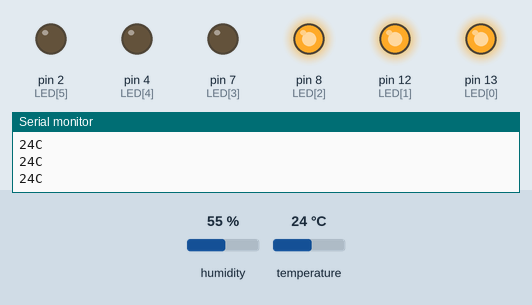
Simulated run of this sketch. Board: Arduino Uno, built with avr-gcc and run on an emulated ATmega328P. Shown: output pins drawn as LEDs (lit = HIGH), the last lines printed to the serial monitor. The test bench sets the inputs (shaded band); at power-on: temperature 24 °C, humidity 55 %.

Above: at 4.8 s.
4.9 s: temperature set to 22 °C
8.9 s: temperature set to 19 °C
At 11.1 s:
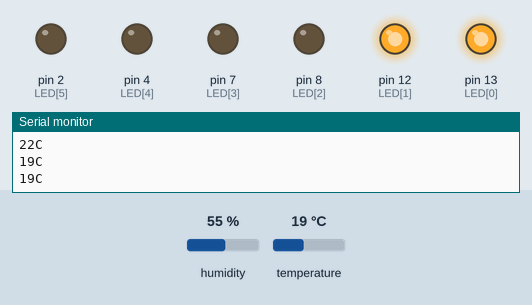
12.9 s: temperature set to 33 °C
At 13.4 s:
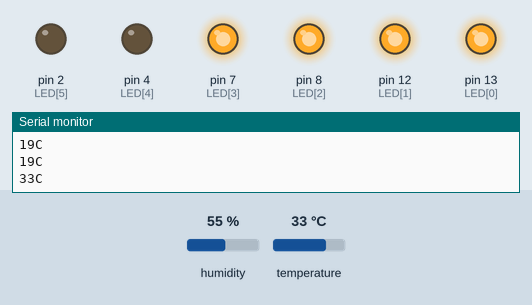
16.9 s: temperature set to 39 °C
20.9 s: temperature set to 42 °C
At 22.6 s:
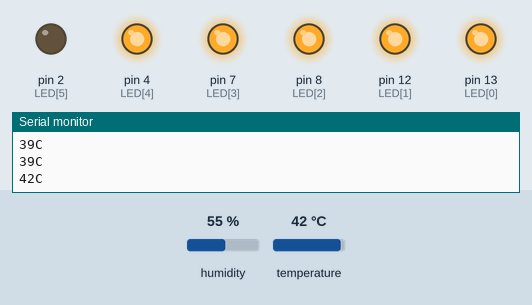
24.9 s: temperature set to 12 °C
At 26.1 s:
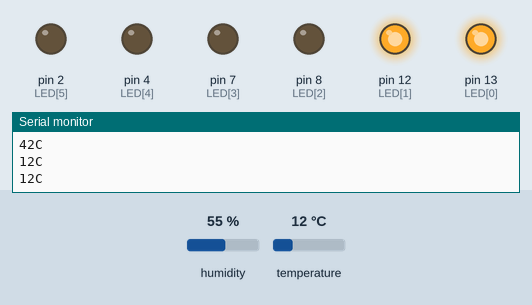
Timing chart, 0 to 27.9 s (numbered marks = the images above; inputs shaded):
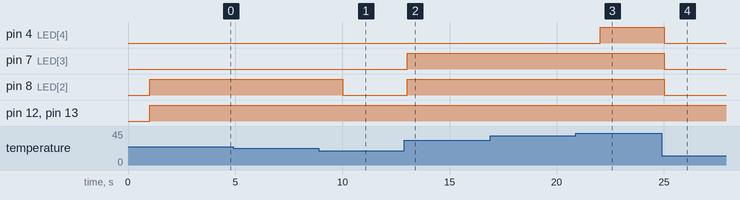

Measured:
- the behaviour switches between 21 and 20 °C on temperature (found by bisection; images 0 and 1)
- the behaviour switches between 40 and 41 °C on temperature (found by bisection; images 2 and 3)
- after the input at 8.9 s, pin 8 (LED[2]): HIGH → LOW after 1.1 s
- after the input at 12.9 s, pin 7 (LED[3]), pin 8 (LED[2]): LOW → HIGH after 0.12 s
- after the input at 20.9 s, pin 4 (LED[4]): LOW → HIGH after 1.1 s
- after the input at 24.9 s, pin 4 (LED[4]), pin 7 (LED[3]), pin 8 (LED[2]): HIGH → LOW after 0.12 s

The sketch:

main.ino
```cpp
// (C) Erik Lindstrand, Konstantinos Rokanas, Michal Spano, group: 5 (2024)
// Work package 5
// Exercise 2
// Submission code: HN1DS1

// Includes section
#include "DHT.h"

// Macros section
#define f_BAUD     9600  // Frequency of the serial port
#define DHTPIN     6     // Digital pin of the Temp&Humid sensor
#define LED_COUNT  6     // Number of LEDs in this exercise (5 default, +1
                         // extra)
#define T_INTERVAL 1000  // Reading delay (ms)

#define LED_LOWER_BOUND -1           // The reading is too low  (< min_val)
#define LED_UPPER_BOUND LED_COUNT -1 // The reading is too high (> max_val)

// Function prototypes
int8_t t_map(const int t); // Map temperature value to an ordinal of LED

// Instantiate a DHT instance (for temperature and humidity sensor)
DHT dht(DHTPIN, DHT11);

// Global time buffer, coupled with `millis()`
unsigned long t_buff = 0;

// Global state of the LEDs
uint8_t led_state = 0;

// Digital pins of the LEDs in use
const uint8_t LED[] = { 13, 12, 8, 7, 4, 2 };

/* ==================== Sensor Ranges ==================== */
// Herein, the developer (or user) of the system can specify the
// individual intervals of the temperature readings for the LEDs.
//
// Note: the ranges are inclusive from both sides. The second ranges
// in the `else` block are merely used for testing (with some realistic
// temperature values) and for the presentation. Replace 1 by 0 to use
// these intervals instead.

#if 1
const uint8_t LED1_MIN =  0, // <- Start editing ranges here...
              LED1_MAX = 10,
              LED2_MIN = 11,
			        LED2_MAX = 20,
              LED3_MIN = 21,
			        LED3_MAX = 30,
              LED4_MIN = 31,
              LED4_MAX = 40,
              LED5_MIN = 41,
              LED5_MAX = 50;
#else
const uint8_t LED1_MIN = 22,
              LED1_MAX = 22,
              LED2_MIN = 23,
			        LED2_MAX = 23,
              LED3_MIN = 24,
			        LED3_MAX = 24,
              LED4_MIN = 25,
              LED4_MAX = 25,
              LED5_MIN = 26,
              LED5_MAX = 27;
#endif

/* ==================== Sensor Ranges ==================== */

/**
 * Initialize all components required by the program.
 */
void setup() {
  Serial.begin(f_BAUD); // Serial monitor
  dht.begin();          // Begin DHT sensor

  // Initialize all LEDs
  for (uint8_t i = 0; i < LED_COUNT; i++) {
    pinMode(LED[i], OUTPUT); // Set the mode to `OUTPUT` of each LED
  }
}

/**
 * This function is run continually while the board is turned on. Perform the
 * purpose of the program.
 */
void loop() {
  // Read the current time since the execution of the program elapsed
  unsigned long current_time = millis();

  // Detect if the time interval has passed and proceed with the reading
  if (current_time >= t_buff + T_INTERVAL) {
    t_buff = current_time; // Update the time buffer
    int temperature = dht.readTemperature(); // Read temp value in Celsius

    // Print the value of the temperature (used namely for testing and presentation
    // purposes). This can be disabled by changing 1 to 0.
#if 1
    Serial.print(temperature); Serial.println("C");
#endif

    // Check if any changes are to be carried out with the LEDs; if so, alter the state
    // of the LEDs of the program.
    LED_routine(temperature);
  }
}

/* LED subroutine to change the state of the LEDs */
void LED_routine(const int temp) {
  int8_t led_idx = t_map(temp); // Assign the ordinal that the temp corresponds to

  // Detect a change in the number of LEDs to be on or off. This ensures that writings
  // to the LEDs are not carried out exhaustively and that resources are properly managed.
  if (led_state != led_idx) {

    // Detect if the current reading crossed any of the interval bounds,
    // if so, turn on the red LED. Otherwise, turn it off.
    led_idx == LED_LOWER_BOUND || led_idx == LED_UPPER_BOUND
      ? digitalWrite(LED[LED_COUNT - 1], HIGH)
      : digitalWrite(LED[LED_COUNT - 1], LOW);

    // Some LEDs are to be dimmed (i.e., turned off)
    if (led_state > led_idx) {
      // Take the difference of led_state and led_idx that determines
      // how many LEDs are to be dimmed. Iterate that many times.
      for (uint8_t i = 0; i < led_state - led_idx; i++) {
        uint8_t idx = led_state - i; // Index of the current LED to dim

        // Note: this is a corner case. When led_state is 5 and led_idx is
        // -1, this loop would mistakenly dim the red LED, even though that
        // should not happen, hence the following:
        if (idx == LED_UPPER_BOUND) continue;

        // Dim the LED at the current index.
        digitalWrite(LED[idx], LOW);
      }
    // Otherwise, some LEDs are to be turned on.
    } else {
      // Take the difference of led_idx and led_state to determine how many
      // more LEDs are to be turned on. Then, iterate that many times.
      for (uint8_t i = 0; i <= led_idx - led_state; i++) {
        // Light up an LED at the current index
        digitalWrite(LED[led_state + i], HIGH);
      }
    }
  }

  // Assign the global state variable with the current reading index.
  led_state = led_idx;
}

/**
 * A helper function to map a temperature value to an ordinal. This value is
 * then used to light up particular LEDs from the sequence. -1 denotes that the
 * value is too low (red LED is turned on) and 5 denotes that the value is too
 * high (red LED is too turned on).
 *
 * @param t - temperature value (in Celsius).
 * @returns - ordinal value (-1 [LED_LOW_BOUND], 0 through 4 or 5 [LED_UPPER_BOUND])
 */
int8_t t_map(const int t) {
  if      (t <  LED1_MIN)                  return LED_LOWER_BOUND; // too low
  else if (t >= LED1_MIN && t <= LED1_MAX) return 0; // range1 satisfied
  else if (t >= LED2_MIN && t <= LED2_MAX) return 1; // range2 satisfied
  else if (t >= LED3_MIN && t <= LED3_MAX) return 2; // ...
  else if (t >= LED4_MIN && t <= LED4_MAX) return 3;
  else if (t >= LED5_MIN && t <= LED5_MAX) return 4;
  else                                     return LED_UPPER_BOUND; // too high
}
```
